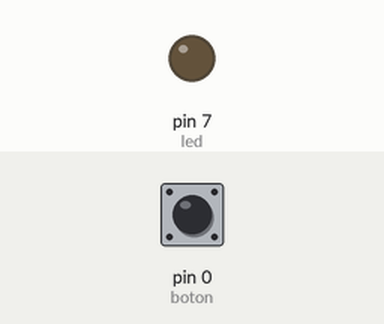
A sketch run on a simulated Arduino Uno, built with avr-gcc and run on an emulated ATmega328P. On the bench: output pins drawn as LEDs (lit = HIGH). The test bench sets the inputs (shaded band); at power-on: pin 0 (boton) LOW.

Above: at 1.2 s.
1.3 s: pin 0 (boton) pulled HIGH for 0.15 s
At 2.5 s:
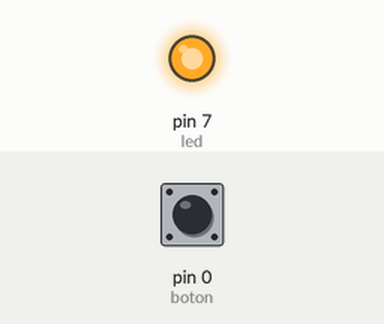
Timing chart, 0 to 7.8 s (numbered marks = the images above; inputs shaded):
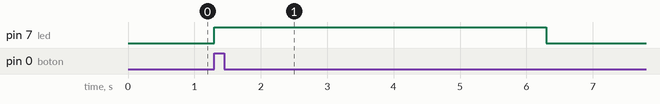

The sketch:

ej1_prenderledconboton.ino
```cpp
const int boton1=13;
const int led=7;

int boton=0;
void setup(){
  pinMode(led,OUTPUT);
  //pinMode(boton,INPUT);
}

void loop(){
  //boton=digitalRead(boton);
  if(digitalRead(boton)== 1){
    digitalWrite(led,HIGH);
    delay(5000);
  }
   else{
     digitalWrite(led,LOW);
   }
}
```

Measured:
- after the input at 1.3 s, pin 7 (led): LOW → HIGH at once, → LOW 5.0 s later
